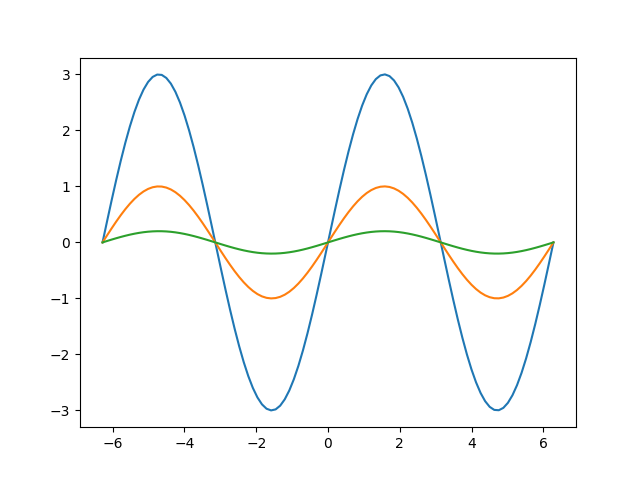

This chart was generated by the following Python code:
import matplotlib.pyplot as plt
import numpy as np

left = -2 * np.pi
right = 2 * np.pi
x = np.linspace(left, right, 100)

f1 = 3 * np.sin(x)
f2 = np.sin(x)
f3 = 0.2 * np.sin(x)

plt.plot(x, f1)
plt.plot(x, f2)
plt.plot(x, f3)
plt.show()
